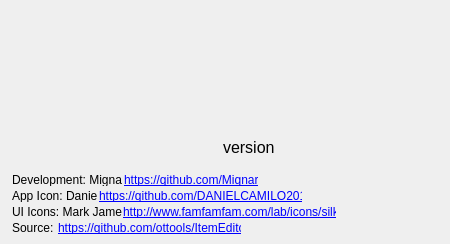
<?xml version="1.0" encoding="UTF-8"?>
<ui version="4.0">
 <class>AboutDialog</class>
 <widget class="QDialog" name="AboutDialog">
  <property name="geometry">
   <rect>
    <x>0</x>
    <y>0</y>
    <width>450</width>
    <height>244</height>
   </rect>
  </property>
  <property name="windowTitle">
   <string>About ItemEditor</string>
  </property>
  <widget class="QLabel" name="versionLabel">
   <property name="geometry">
    <rect>
     <x>223</x>
     <y>137</y>
     <width>59</width>
     <height>20</height>
    </rect>
   </property>
   <property name="font">
    <font>
     <pointsize>12</pointsize>
    </font>
   </property>
   <property name="text">
    <string>version</string>
   </property>
  </widget>
  <widget class="QLabel" name="pictureBox">
   <property name="geometry">
    <rect>
     <x>0</x>
     <y>0</y>
     <width>450</width>
     <height>244</height>
    </rect>
   </property>
   <property name="text">
    <string/>
   </property>
  </widget>
  <widget class="QLabel" name="sourceLabel">
   <property name="geometry">
    <rect>
     <x>12</x>
     <y>221</y>
     <width>44</width>
     <height>13</height>
    </rect>
   </property>
   <property name="text">
    <string>Source:</string>
   </property>
  </widget>
  <widget class="QLabel" name="sourceLinkLabel">
   <property name="geometry">
    <rect>
     <x>58</x>
     <y>221</y>
     <width>183</width>
     <height>13</height>
    </rect>
   </property>
   <property name="text">
    <string>&lt;a href=&quot;https://github.com/ottools/ItemEditor/&quot;&gt;https://github.com/ottools/ItemEditor/&lt;/a&gt;</string>
   </property>
   <property name="openExternalLinks">
    <bool>true</bool>
   </property>
  </widget>
  <widget class="QLabel" name="uiIconsLabel">
   <property name="geometry">
    <rect>
     <x>12</x>
     <y>205</y>
     <width>110</width>
     <height>13</height>
    </rect>
   </property>
   <property name="text">
    <string>UI Icons: Mark James</string>
   </property>
  </widget>
  <widget class="QLabel" name="uiIconsLinkLabel">
   <property name="geometry">
    <rect>
     <x>123</x>
     <y>205</y>
     <width>213</width>
     <height>13</height>
    </rect>
   </property>
   <property name="text">
    <string>&lt;a href=&quot;http://www.famfamfam.com/lab/icons/silk/&quot;&gt;http://www.famfamfam.com/lab/icons/silk/&lt;/a&gt;</string>
   </property>
   <property name="openExternalLinks">
    <bool>true</bool>
   </property>
  </widget>
  <widget class="QLabel" name="appIconLabel">
   <property name="geometry">
    <rect>
     <x>12</x>
     <y>189</y>
     <width>86</width>
     <height>13</height>
    </rect>
   </property>
   <property name="text">
    <string>App Icon: Daniel</string>
   </property>
  </widget>
  <widget class="QLabel" name="linkLabel2">
   <property name="geometry">
    <rect>
     <x>99</x>
     <y>189</y>
     <width>203</width>
     <height>13</height>
    </rect>
   </property>
   <property name="text">
    <string>&lt;a href=&quot;https://github.com/DANIELCAMILO2016&quot;&gt;https://github.com/DANIELCAMILO2016&lt;/a&gt;</string>
   </property>
   <property name="openExternalLinks">
    <bool>true</bool>
   </property>
  </widget>
  <widget class="QLabel" name="developerLabel">
   <property name="geometry">
    <rect>
     <x>12</x>
     <y>173</y>
     <width>110</width>
     <height>13</height>
    </rect>
   </property>
   <property name="text">
    <string>Development: Mignari</string>
   </property>
  </widget>
  <widget class="QLabel" name="developerLinkLabel">
   <property name="geometry">
    <rect>
     <x>124</x>
     <y>173</y>
     <width>134</width>
     <height>13</height>
    </rect>
   </property>
   <property name="text">
    <string>&lt;a href=&quot;https://github.com/Mignari&quot;&gt;https://github.com/Mignari&lt;/a&gt;</string>
   </property>
   <property name="openExternalLinks">
    <bool>true</bool>
   </property>
  </widget>
 </widget>
 <resources/>
 <connections/>
</ui>
